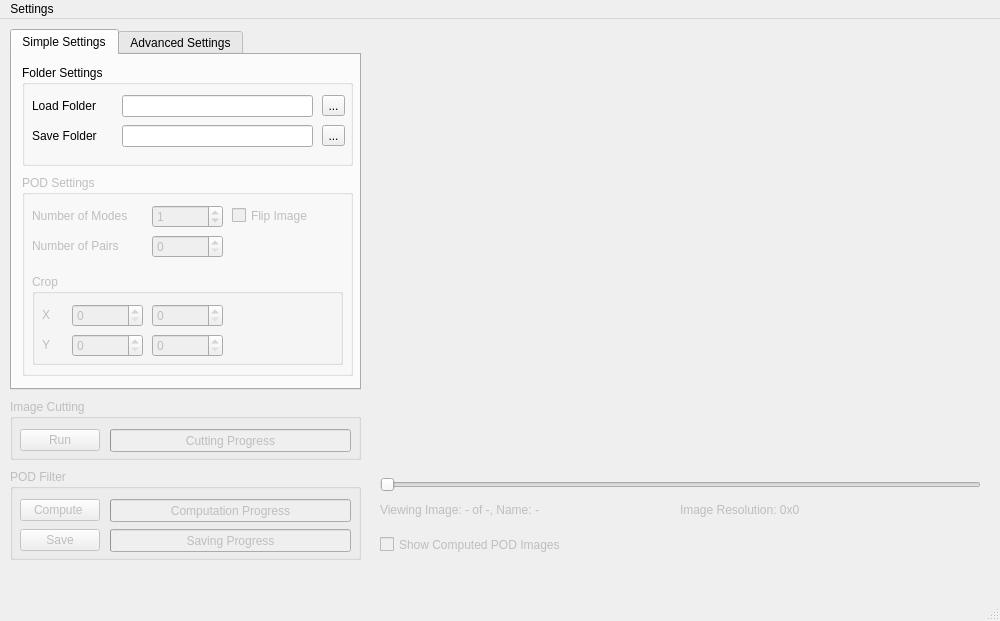
<?xml version="1.0" encoding="UTF-8"?>
<ui version="4.0">
 <class>MainWindow</class>
 <widget class="QMainWindow" name="MainWindow">
  <property name="geometry">
   <rect>
    <x>0</x>
    <y>0</y>
    <width>1000</width>
    <height>621</height>
   </rect>
  </property>
  <property name="windowTitle">
   <string>POD Filter</string>
  </property>
  <widget class="QWidget" name="centralwidget">
   <widget class="QTabWidget" name="settingsTabWidget">
    <property name="geometry">
     <rect>
      <x>10</x>
      <y>10</y>
      <width>351</width>
      <height>361</height>
     </rect>
    </property>
    <property name="currentIndex">
     <number>0</number>
    </property>
    <widget class="QWidget" name="simpleSettingsTab">
     <attribute name="title">
      <string>Simple Settings</string>
     </attribute>
     <widget class="QGroupBox" name="folderGroup">
      <property name="geometry">
       <rect>
        <x>10</x>
        <y>10</y>
        <width>331</width>
        <height>101</height>
       </rect>
      </property>
      <property name="title">
       <string>Folder Settings</string>
      </property>
      <widget class="QLabel" name="loadFolderLabel">
       <property name="geometry">
        <rect>
         <x>10</x>
         <y>30</y>
         <width>91</width>
         <height>21</height>
        </rect>
       </property>
       <property name="text">
        <string>Load Folder</string>
       </property>
      </widget>
      <widget class="QLineEdit" name="loadFolderEdit">
       <property name="enabled">
        <bool>true</bool>
       </property>
       <property name="geometry">
        <rect>
         <x>100</x>
         <y>30</y>
         <width>191</width>
         <height>22</height>
        </rect>
       </property>
       <property name="readOnly">
        <bool>true</bool>
       </property>
      </widget>
      <widget class="QToolButton" name="loadFolderButton">
       <property name="geometry">
        <rect>
         <x>300</x>
         <y>30</y>
         <width>23</width>
         <height>21</height>
        </rect>
       </property>
       <property name="text">
        <string>...</string>
       </property>
      </widget>
      <widget class="QLabel" name="saveFolderLabel">
       <property name="geometry">
        <rect>
         <x>10</x>
         <y>60</y>
         <width>91</width>
         <height>21</height>
        </rect>
       </property>
       <property name="text">
        <string>Save Folder</string>
       </property>
      </widget>
      <widget class="QLineEdit" name="saveFolderEdit">
       <property name="enabled">
        <bool>true</bool>
       </property>
       <property name="geometry">
        <rect>
         <x>100</x>
         <y>60</y>
         <width>191</width>
         <height>22</height>
        </rect>
       </property>
       <property name="readOnly">
        <bool>true</bool>
       </property>
      </widget>
      <widget class="QToolButton" name="saveFolderButton">
       <property name="geometry">
        <rect>
         <x>300</x>
         <y>60</y>
         <width>23</width>
         <height>21</height>
        </rect>
       </property>
       <property name="text">
        <string>...</string>
       </property>
      </widget>
     </widget>
     <widget class="QGroupBox" name="podSettingsBox">
      <property name="enabled">
       <bool>false</bool>
      </property>
      <property name="geometry">
       <rect>
        <x>10</x>
        <y>120</y>
        <width>331</width>
        <height>201</height>
       </rect>
      </property>
      <property name="title">
       <string>POD Settings</string>
      </property>
      <widget class="QGroupBox" name="podCropBox">
       <property name="geometry">
        <rect>
         <x>10</x>
         <y>99</y>
         <width>311</width>
         <height>91</height>
        </rect>
       </property>
       <property name="title">
        <string>Crop</string>
       </property>
       <widget class="QLabel" name="xCropLabel">
        <property name="geometry">
         <rect>
          <x>10</x>
          <y>30</y>
          <width>53</width>
          <height>21</height>
         </rect>
        </property>
        <property name="text">
         <string>X</string>
        </property>
       </widget>
       <widget class="QLabel" name="yCropLabel">
        <property name="geometry">
         <rect>
          <x>10</x>
          <y>60</y>
          <width>53</width>
          <height>21</height>
         </rect>
        </property>
        <property name="text">
         <string>Y</string>
        </property>
       </widget>
       <widget class="QSpinBox" name="xCropMinBox">
        <property name="geometry">
         <rect>
          <x>40</x>
          <y>30</y>
          <width>71</width>
          <height>23</height>
         </rect>
        </property>
       </widget>
       <widget class="QSpinBox" name="xCropMaxBox">
        <property name="geometry">
         <rect>
          <x>120</x>
          <y>30</y>
          <width>71</width>
          <height>23</height>
         </rect>
        </property>
       </widget>
       <widget class="QSpinBox" name="yCropMinBox">
        <property name="geometry">
         <rect>
          <x>40</x>
          <y>60</y>
          <width>71</width>
          <height>23</height>
         </rect>
        </property>
       </widget>
       <widget class="QSpinBox" name="yCropMaxBox">
        <property name="geometry">
         <rect>
          <x>120</x>
          <y>60</y>
          <width>71</width>
          <height>23</height>
         </rect>
        </property>
       </widget>
      </widget>
      <widget class="QLabel" name="podModeLabel">
       <property name="geometry">
        <rect>
         <x>10</x>
         <y>30</y>
         <width>121</width>
         <height>21</height>
        </rect>
       </property>
       <property name="text">
        <string>Number of Modes</string>
       </property>
      </widget>
      <widget class="QLabel" name="podPairLabel">
       <property name="geometry">
        <rect>
         <x>10</x>
         <y>60</y>
         <width>121</width>
         <height>21</height>
        </rect>
       </property>
       <property name="text">
        <string>Number of Pairs</string>
       </property>
      </widget>
      <widget class="QSpinBox" name="podModeBox">
       <property name="geometry">
        <rect>
         <x>130</x>
         <y>30</y>
         <width>71</width>
         <height>23</height>
        </rect>
       </property>
       <property name="maximum">
        <number>5</number>
       </property>
       <property name="value">
        <number>1</number>
       </property>
      </widget>
      <widget class="QSpinBox" name="podPairBox">
       <property name="geometry">
        <rect>
         <x>130</x>
         <y>60</y>
         <width>71</width>
         <height>23</height>
        </rect>
       </property>
      </widget>
      <widget class="QCheckBox" name="podFlipImageCheckbox">
       <property name="geometry">
        <rect>
         <x>210</x>
         <y>30</y>
         <width>101</width>
         <height>21</height>
        </rect>
       </property>
       <property name="text">
        <string>Flip Image</string>
       </property>
      </widget>
     </widget>
    </widget>
    <widget class="QWidget" name="advancedSettingsTab">
     <attribute name="title">
      <string>Advanced Settings</string>
     </attribute>
    </widget>
   </widget>
   <widget class="QWidget" name="verticalLayoutWidget">
    <property name="geometry">
     <rect>
      <x>380</x>
      <y>10</y>
      <width>601</width>
      <height>431</height>
     </rect>
    </property>
    <layout class="QVBoxLayout" name="plotLayout"/>
   </widget>
   <widget class="QSlider" name="imageScrollBar">
    <property name="enabled">
     <bool>false</bool>
    </property>
    <property name="geometry">
     <rect>
      <x>380</x>
      <y>450</y>
      <width>601</width>
      <height>31</height>
     </rect>
    </property>
    <property name="maximum">
     <number>0</number>
    </property>
    <property name="orientation">
     <enum>Qt::Horizontal</enum>
    </property>
   </widget>
   <widget class="QLabel" name="imageNumberLabel">
    <property name="enabled">
     <bool>false</bool>
    </property>
    <property name="geometry">
     <rect>
      <x>380</x>
      <y>480</y>
      <width>291</width>
      <height>21</height>
     </rect>
    </property>
    <property name="text">
     <string>Viewing Image: - of -, Name: -</string>
    </property>
   </widget>
   <widget class="QLabel" name="imageResolutionLabel">
    <property name="enabled">
     <bool>false</bool>
    </property>
    <property name="geometry">
     <rect>
      <x>680</x>
      <y>480</y>
      <width>281</width>
      <height>21</height>
     </rect>
    </property>
    <property name="text">
     <string>Image Resolution: 0x0</string>
    </property>
   </widget>
   <widget class="QGroupBox" name="cuttingGroup">
    <property name="enabled">
     <bool>false</bool>
    </property>
    <property name="geometry">
     <rect>
      <x>10</x>
      <y>380</y>
      <width>351</width>
      <height>61</height>
     </rect>
    </property>
    <property name="title">
     <string>Image Cutting</string>
    </property>
    <widget class="QPushButton" name="cuttingRunButton">
     <property name="enabled">
      <bool>false</bool>
     </property>
     <property name="geometry">
      <rect>
       <x>10</x>
       <y>30</y>
       <width>80</width>
       <height>22</height>
      </rect>
     </property>
     <property name="text">
      <string>Run</string>
     </property>
    </widget>
    <widget class="QProgressBar" name="cuttingProgressBar">
     <property name="enabled">
      <bool>false</bool>
     </property>
     <property name="geometry">
      <rect>
       <x>100</x>
       <y>30</y>
       <width>241</width>
       <height>23</height>
      </rect>
     </property>
     <property name="value">
      <number>0</number>
     </property>
     <property name="format">
      <string>Cutting Progress</string>
     </property>
    </widget>
   </widget>
   <widget class="QGroupBox" name="podFilterGroup">
    <property name="enabled">
     <bool>false</bool>
    </property>
    <property name="geometry">
     <rect>
      <x>10</x>
      <y>450</y>
      <width>351</width>
      <height>91</height>
     </rect>
    </property>
    <property name="title">
     <string>POD Filter</string>
    </property>
    <widget class="QPushButton" name="podRunButton">
     <property name="enabled">
      <bool>false</bool>
     </property>
     <property name="geometry">
      <rect>
       <x>10</x>
       <y>30</y>
       <width>80</width>
       <height>22</height>
      </rect>
     </property>
     <property name="text">
      <string>Compute </string>
     </property>
    </widget>
    <widget class="QProgressBar" name="podProgressBar">
     <property name="enabled">
      <bool>false</bool>
     </property>
     <property name="geometry">
      <rect>
       <x>100</x>
       <y>30</y>
       <width>241</width>
       <height>23</height>
      </rect>
     </property>
     <property name="value">
      <number>0</number>
     </property>
     <property name="format">
      <string>Computation Progress</string>
     </property>
    </widget>
    <widget class="QPushButton" name="podSaveButton">
     <property name="enabled">
      <bool>false</bool>
     </property>
     <property name="geometry">
      <rect>
       <x>10</x>
       <y>60</y>
       <width>80</width>
       <height>22</height>
      </rect>
     </property>
     <property name="text">
      <string>Save</string>
     </property>
    </widget>
    <widget class="QProgressBar" name="podSaveProgress">
     <property name="enabled">
      <bool>false</bool>
     </property>
     <property name="geometry">
      <rect>
       <x>100</x>
       <y>60</y>
       <width>241</width>
       <height>23</height>
      </rect>
     </property>
     <property name="value">
      <number>0</number>
     </property>
     <property name="format">
      <string>Saving Progress</string>
     </property>
    </widget>
   </widget>
   <widget class="QCheckBox" name="showComputedImagesCheckbox">
    <property name="enabled">
     <bool>false</bool>
    </property>
    <property name="geometry">
     <rect>
      <x>380</x>
      <y>510</y>
      <width>241</width>
      <height>31</height>
     </rect>
    </property>
    <property name="text">
     <string>Show Computed POD Images</string>
    </property>
   </widget>
  </widget>
  <widget class="QMenuBar" name="menubar">
   <property name="geometry">
    <rect>
     <x>0</x>
     <y>0</y>
     <width>1000</width>
     <height>19</height>
    </rect>
   </property>
   <widget class="QMenu" name="menuSettings">
    <property name="title">
     <string>Settings</string>
    </property>
    <widget class="QMenu" name="menuTheme">
     <property name="title">
      <string>Theme</string>
     </property>
     <addaction name="separator"/>
     <addaction name="separator"/>
     <addaction name="actionLight"/>
     <addaction name="actionDark"/>
    </widget>
    <addaction name="saveConfigAction"/>
    <addaction name="loadConfigAction"/>
    <addaction name="menuTheme"/>
   </widget>
   <addaction name="menuSettings"/>
  </widget>
  <widget class="QStatusBar" name="statusbar"/>
  <action name="saveConfigAction">
   <property name="text">
    <string>Save Configuration</string>
   </property>
   <property name="shortcut">
    <string>Ctrl+Alt+S</string>
   </property>
  </action>
  <action name="loadConfigAction">
   <property name="text">
    <string>Load Configuration</string>
   </property>
  </action>
  <action name="actionLight">
   <property name="text">
    <string>Light</string>
   </property>
  </action>
  <action name="actionDark">
   <property name="text">
    <string>Dark</string>
   </property>
  </action>
 </widget>
 <resources/>
 <connections/>
</ui>
